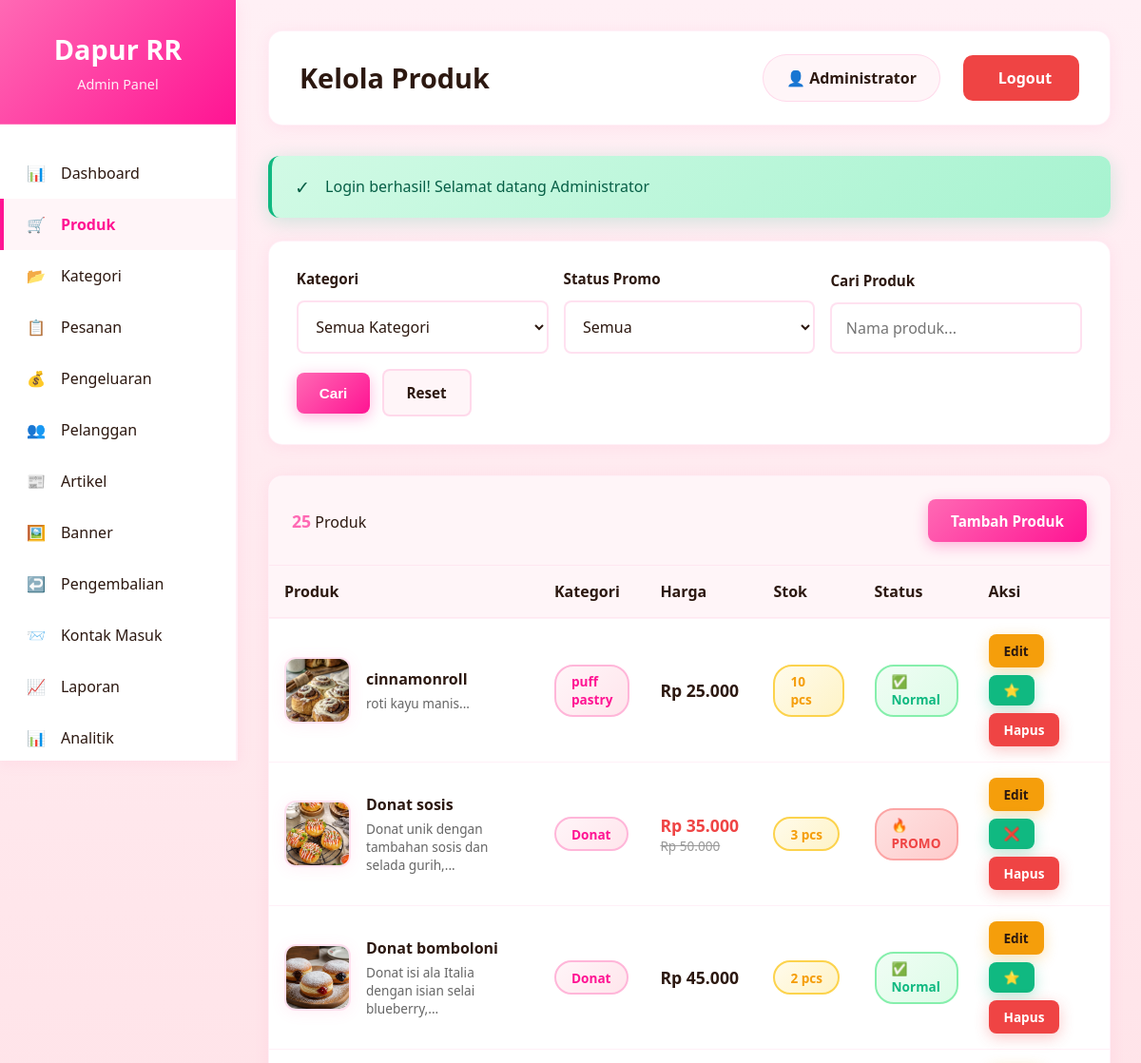
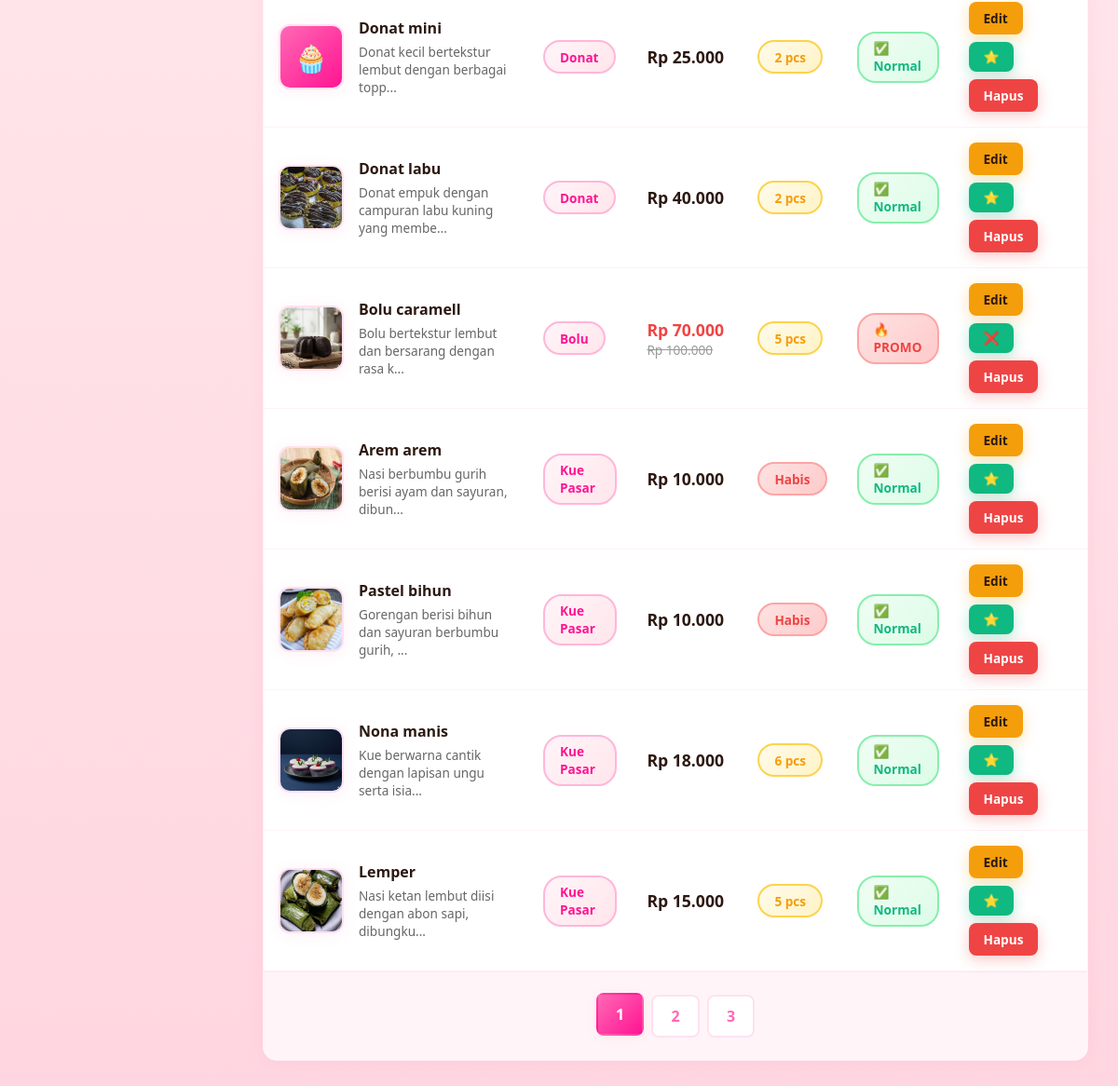
Page /admin/produk.php (signed in) on the committed database (2 pictures, top to bottom).
### tables this page shows
CREATE TABLE `produk` (
  `id` int(11) NOT NULL,
  `nama_produk` varchar(200) NOT NULL,
  `kategori_id` int(11) DEFAULT NULL,
  `deskripsi` text DEFAULT NULL,
  `harga` decimal(10,2) NOT NULL,
  `stok` int(11) DEFAULT 0,
  `gambar` varchar(255) DEFAULT NULL,
  `berat` int(11) DEFAULT 500,
  `is_promo` tinyint(1) DEFAULT 0,
  `harga_promo` decimal(10,2) DEFAULT NULL,
  `created_at` timestamp NOT NULL DEFAULT current_timestamp(),
  `updated_at` timestamp NULL DEFAULT NULL ON UPDATE current_timestamp()
);

CREATE TABLE `kategori` (
  `id` int(11) NOT NULL,
  `nama_kategori` varchar(100) NOT NULL,
  `deskripsi` text DEFAULT NULL,
  `gambar` varchar(255) DEFAULT NULL,
  `created_at` timestamp NOT NULL DEFAULT current_timestamp()
);

### config/database.php (called while the page is built, shortened)
<?php
function getFlashMessage() {
    if (isset($_SESSION['flash_message'])) {
        $message = [
            'type' => $_SESSION['flash_type'],
            'message' => $_SESSION['flash_message']
        ];
        return $message;
    }
    return null;
}
function formatRupiah($angka) {
    return "Rp " . number_format($angka, 0, ',', '.');
}
function getUserName() {
    return $_SESSION['nama'] ?? 'Guest';
}
?>

### admin/produk.php (the view, shortened to what this page needs)
<?php
require_once '../config/database.php';
$conn = getConnection();
$kategoriFilter = $_GET['kategori'] ?? '';
$promoFilter = $_GET['promo'] ?? '';
$search = $_GET['search'] ?? '';
$page = isset($_GET['page']) ? (int)$_GET['page'] : 1;
$limit = 10;
$offset = ($page - 1) * $limit;
$where = [];
$params = [];
$types = '';
$whereClause = $where ? "WHERE " . implode(" AND ", $where) : "";
$countQuery = "SELECT COUNT(*) as total FROM produk p $whereClause";
if ($params) {
    $countStmt = $conn->prepare($countQuery);
    $countStmt->bind_param($types, ...$params);
    $countStmt->execute();
    $total = $countStmt->get_result()->fetch_assoc()['total'];
} else {
    $total = $conn->query($countQuery)->fetch_assoc()['total'];
}
$totalPages = ceil($total / $limit);
$query = "SELECT p.*, k.nama_kategori
          FROM produk p
          LEFT JOIN kategori k ON p.kategori_id = k.id
          $whereClause
          ORDER BY p.created_at DESC
          LIMIT ? OFFSET ?";
$stmt = $conn->prepare($query);
$params[] = $limit;
$params[] = $offset;
$types .= 'ii';
if (count($params) > 2) {
    $stmt->bind_param($types, ...$params);
} else {
    $stmt->bind_param('ii', $limit, $offset);
}
$stmt->execute();
$produk = $stmt->get_result();
$flash = getFlashMessage();
function getProductImage($imagePath) {
    $possiblePaths = [
        $imagePath,
        '../' . $imagePath,
        'uploads/produk/' . basename($imagePath),
        '../uploads/produk/' . basename($imagePath)
    ];
    foreach ($possiblePaths as $path) {
        if (file_exists($path)) {
            return $path;
        }
    }
    return false;
}
?>
<!DOCTYPE html>
<html lang="id">
<head>
</head>
<body>
    <div class="sidebar">
        <div class="sidebar-header">
            <h2>Dapur RR</h2>
            <p>Admin Panel</p>
        </div>
        <div class="sidebar-menu">
            <a href="dashboard.php" class="menu-item">
                <span>📊</span>
                <span>Dashboard</span>
            </a>
            <a href="produk.php" class="menu-item active">
                <span>🛒</span>
                <span>Produk</span>
            </a>
            <a href="kategori.php" class="menu-item">
                <span>📂</span>
                <span>Kategori</span>
            </a>
            <a href="pesanan.php" class="menu-item">
                <span>📋</span>
                <span>Pesanan</span>
            </a>
             <a href="pengeluaran.php" class="menu-item">
                <span>💰</span>
                <span>Pengeluaran</span>
            </a>
            <a href="pelanggan.php" class="menu-item">
                <span>👥</span>
                <span>Pelanggan</span>
            </a>
            <a href="artikel2.php" class="menu-item">
                <span>📰</span>
                <span>Artikel</span>
            </a>
            <a href="banner.php" class="menu-item">
                <span>🖼️</span>
                <span>Banner</span>
            </a>
            <a href="pengembalian.php" class="menu-item">
                <span>↩️</span>
                <span>Pengembalian</span>
            </a>
            <a href="kontak-masuk.php" class="menu-item">
                <span>📨</span>
                <span>Kontak Masuk</span>
            </a>
            <a href="laporan.php" class="menu-item">
                <span>📈</span>
                <span>Laporan</span>
            </a>
            <a href="analitik.php" class="menu-item">
                <span>📊</span>
                <span>Analitik</span>
            </a>
        </div>
    </div>
    <div class="main-content">
        <div class="top-bar">
            <h1 class="page-title">Kelola Produk</h1>
            <div class="user-info">
                <div class="admin-name">👤 <?php echo htmlspecialchars(getUserName()); ?></div>
                <a href="../logout.php" class="btn-logout">
                    <span>Logout</span>
                </a>
            </div>
        </div>
        <?php if ($flash): ?>
        <div class="alert alert-<?php echo $flash['type']; ?>">
            <span style="font-size: 1.2rem;"><?php echo $flash['type'] === 'success' ? '✓' : '⚠'; ?></span>
            <?php echo htmlspecialchars($flash['message']); ?>
        </div>
        <?php endif; ?>
        <div class="filters">
            <form method="GET" action="">
                <div class="filter-row">
                    <div class="filter-group">
                        <label>Kategori</label>
                        <select name="kategori">
                            <option value="">Semua Kategori</option>
                        </select>
                    </div>
                    <div class="filter-group">
                        <label>Status Promo</label>
                        <select name="promo">
                            <option value="">Semua</option>
                        </select>
                    </div>
                    <div class="filter-group">
                        <label>Cari Produk</label>
                        <input type="text" name="search" placeholder="Nama produk..." value="<?php echo htmlspecialchars($search); ?>">
                    </div>
                    <div class="filter-group">
                        <button type="submit" class="btn btn-primary">Cari</button>
                        <a href="produk.php" class="btn" style="background: var(--light); color: var(--dark); border: 2px solid rgba(255, 105, 180, 0.2); margin-left: 0.5rem;">
                            Reset
                        </a>
                    </div>
                </div>
            </form>
        </div>
        <div class="table-container">
            <div class="table-header">
                <div>
                    <strong style="color: var(--primary); font-size: 1.1rem;"><?php echo $total; ?></strong> Produk
                </div>
                <a href="produk-tambah.php" class="btn btn-primary">Tambah Produk</a>
            </div>
            <?php if ($produk->num_rows > 0): ?>
            <table>
                <thead>
                    <tr>
                        <th width="35%">Produk</th>
                        <th width="12%">Kategori</th>
                        <th width="15%">Harga</th>
                        <th width="10%">Stok</th>
                        <th width="10%">Status</th>
                        <th width="18%">Aksi</th>
                    </tr>
                </thead>
                <tbody>
                    <?php while($p = $produk->fetch_assoc()):
                        $imagePath = getProductImage($p['gambar']);
                    ?>
                    <tr>
                        <td>
                            <div class="product-info">
                                <div class="product-image">
                                    <?php if ($imagePath): ?>
                                        <img src="<?php echo htmlspecialchars($imagePath); ?>"
                                             alt="<?php echo htmlspecialchars($p['nama_produk']); ?>"
                                             loading="lazy"
                                             style="width: 100%; height: 100%; object-fit: cover;">
                                    <?php else: ?>
                                        <div style="width: 100%; height: 100%; background: var(--gradient-1); display: flex; align-items: center; justify-content: center; color: white; font-size: 1.8rem;">
                                            🧁
                                        </div>
                                    <?php endif; ?>
                                </div>
                                <div>
                                    <strong style="color: var(--dark); font-size: 1rem;"><?php echo htmlspecialchars($p['nama_produk']); ?></strong>
                                    <div style="font-size: 0.85rem; color: #666; margin-top: 0.3rem;">
                                        <?php echo htmlspecialchars(substr($p['deskripsi'], 0, 50)); ?>...
                                    </div>
                                </div>
                            </div>
                        </td>
                        <td>
                            <span class="badge badge-primary">
                                <?php echo htmlspecialchars($p['nama_kategori']); ?>
                            </span>
                        </td>
                        <td>
                            <?php if ($p['is_promo']): ?>
                                <div>
                                    <strong style="color: var(--danger); font-size: 1.1rem;"><?php echo formatRupiah($p['harga_promo']); ?></strong>
                                    <div style="text-decoration: line-through; font-size: 0.85rem; color: #999;">
                                        <?php echo formatRupiah($p['harga']); ?>
                                    </div>
                                </div>
                            <?php else: ?>
                                <strong style="color: var(--dark); font-size: 1.1rem;"><?php echo formatRupiah($p['harga']); ?></strong>
                            <?php endif; ?>
                        </td>
                        <td>
                            <?php if ($p['stok'] > 10): ?>
                                <span class="badge badge-success"><?php echo $p['stok']; ?> pcs</span>
                            <?php elseif ($p['stok'] > 0): ?>
                                <span class="badge badge-warning"> <?php echo $p['stok']; ?> pcs</span>
                            <?php else: ?>
                                <span class="badge badge-danger">Habis</span>
                            <?php endif; ?>
                        </td>
                        <td>
                            <?php if ($p['is_promo']): ?>
                                <span class="badge badge-danger">🔥 PROMO</span>
                            <?php else: ?>
                                <span class="badge badge-success">✅ Normal</span>
                            <?php endif; ?>
                        </td>
                        <td>
                            <div class="actions">
                                <a href="produk-edit.php?id=<?php echo $p['id']; ?>" class="btn btn-warning btn-sm">
                                    Edit
                                </a>
                                <form method="POST" action="" style="display: inline;">
                                    <button type="submit" name="action" value="toggle_promo" class="btn btn-success btn-sm" title="Toggle Promo">
                                        <?php echo $p['is_promo'] ? '❌' : '⭐'; ?>
                                    </button>
                                </form>
                                <a href="hapus-produk.php?id=<?php echo $p['id']; ?>"
                                   class="btn btn-danger btn-sm"
                                   onclick="return confirm('Yakin ingin menghapus produk \'<?php echo addslashes($p['nama_produk']); ?>\'?\n\nProduk yang sudah dihapus tidak dapat dikembalikan!')">
                                    Hapus
                                </a>
                            </div>
                        </td>
                    </tr>
                    <?php endwhile; ?>
                </tbody>
            </table>
            <?php endif; ?>
            <?php if ($totalPages > 1): ?>
            <div class="pagination">
                <?php for($i = 1; $i <= $totalPages; $i++): ?>
                <a href="?page=<?php echo $i; ?>&kategori=<?php echo $kategoriFilter; ?>&promo=<?php echo $promoFilter; ?>&search=<?php echo urlencode($search); ?>"
                   class="<?php echo $page == $i ? 'active' : ''; ?>">
                    <?php echo $i; ?>
                </a>
                <?php endfor; ?>
            </div>
            <?php endif; ?>
        </div>
    </div>
</body>
</html>

### rows in the picture
produk: gambar (picture), nama_produk "cinnamonroll", deskripsi "roti kayu manis", kategori.nama_kategori "puff pastry", harga "Rp 25.000", stok "10", is_promo "✅ Normal"
produk: gambar (picture), nama_produk "Donat sosis", deskripsi "Donat unik dengan tambahan sosis dan selada gurih,", kategori.nama_kategori "Donat", harga_promo "Rp 35.000", harga "Rp 50.000", stok "3", is_promo "🔥 PROMO"
produk: gambar (picture), nama_produk "Donat bomboloni", deskripsi "Donat isi ala Italia dengan isian selai blueberry,", kategori.nama_kategori "Donat", harga "Rp 45.000", stok "2", is_promo "✅ Normal"
produk: nama_produk "Donat mini", deskripsi "Donat kecil bertekstur lembut dengan berbagai topp", kategori.nama_kategori "Donat", harga "Rp 25.000", stok "2", is_promo "✅ Normal"
produk: gambar (picture), nama_produk "Donat labu", deskripsi "Donat empuk dengan campuran labu kuning yang membe", kategori.nama_kategori "Donat", harga "Rp 40.000", stok "2", is_promo "✅ Normal"
produk: gambar (picture), nama_produk "Bolu caramell", deskripsi "Bolu bertekstur lembut dan bersarang dengan rasa k", kategori.nama_kategori "Bolu", harga_promo "Rp 70.000", harga "Rp 100.000", stok "5", is_promo "🔥 PROMO"
produk: gambar (picture), nama_produk "Arem arem", deskripsi "Nasi berbumbu gurih berisi ayam dan sayuran, dibun", kategori.nama_kategori "Kue Pasar", harga "Rp 10.000", stok "Habis", is_promo "✅ Normal"
produk: gambar (picture), nama_produk "Pastel bihun", deskripsi "Gorengan berisi bihun dan sayuran berbumbu gurih,", kategori.nama_kategori "Kue Pasar", harga "Rp 10.000", stok "Habis", is_promo "✅ Normal"
produk: gambar (picture), nama_produk "Nona manis", deskripsi "Kue berwarna cantik dengan lapisan ungu serta isia", kategori.nama_kategori "Kue Pasar", harga "Rp 18.000", stok "6", is_promo "✅ Normal"
produk: gambar (picture), nama_produk "Lemper", deskripsi "Nasi ketan lembut diisi dengan abon sapi, dibungku", kategori.nama_kategori "Kue Pasar", harga "Rp 15.000", stok "5", is_promo "✅ Normal"

### other values in the picture
getUserName() "Administrator"
$flash['message'] "Login berhasil! Selamat datang Administrator"
$total "25"
